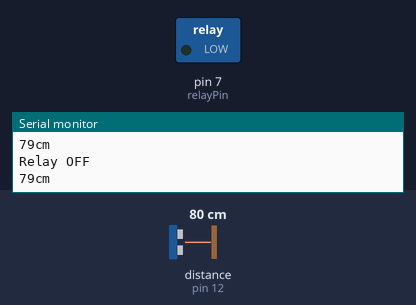
A sketch run on a simulated Arduino Uno, built with avr-gcc and run on an emulated ATmega328P. Shown: switched loads named in the sketch (green lamp = pin HIGH), the last lines printed to the serial monitor. Inputs (shaded band) come from the test bench; at power-on: distance to the obstacle (sensor on pin 12) 80 cm. The echo pulse lasts 58.3 µs per cm; pins used as bus, display or sensor lines are not drawn.

Above: at 1.8 s.
1.9 s: distance to the obstacle (sensor on pin 12) set to 22 cm
4.2 s: distance to the obstacle (sensor on pin 12) set to 19 cm
At 6.9 s:
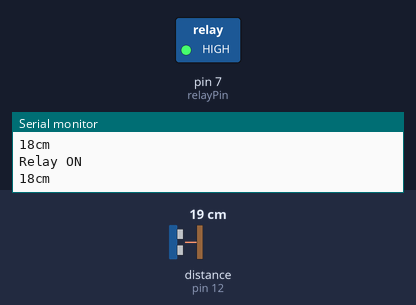
8.3 s: distance to the obstacle (sensor on pin 12) set to 35 cm
At 11.2 s:
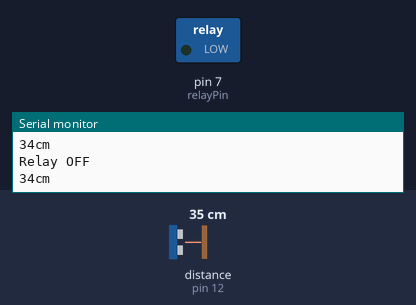
11.5 s: distance to the obstacle (sensor on pin 12) set to 2 cm
At 14.0 s:
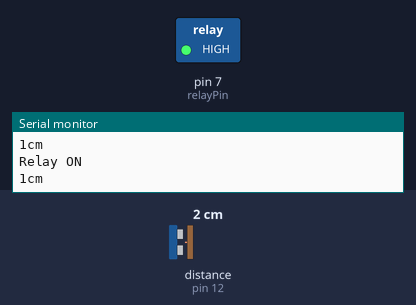
Timing chart, 0 to 15.5 s (numbered marks = the images above; inputs shaded):
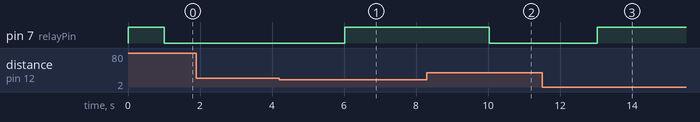

The sketch:

golden_bell_C22-1.ino
```cpp
#define relayPin 7

void setup() {

  Serial.begin(9600);
  pinMode(13,OUTPUT); //13번핀 트리거 출력
  pinMode(12,INPUT);  //12번핀 에코 입력
  pinMode(relayPin,OUTPUT);
  digitalWrite(relayPin,HIGH); // relay 초기상태 HIGH, C와 NO가 연결됨, motor 회전

}

void loop()
{

long duration, cm; // 변수 duration, cm설정
  digitalWrite(13,LOW);//HIGH신호를 보내기전 깨끗하게
  delayMicroseconds(2);

  digitalWrite(13,HIGH);// 초음파 트리거 출력 시작
  delayMicroseconds(10);

  digitalWrite(13,LOW);//출력 종료

  duration = pulseIn(12,HIGH); //에코핀이 트리거가 HIGH인 시간 저장

  cm=(duration/2)/29.4; //초음파 거리를 cm로 산출

  Serial.print(cm);
  Serial.println("cm");
  delay(1000);


    if(cm<20)
    {
    digitalWrite(relayPin,HIGH);
    Serial.println("Relay ON");
    }

    else if(cm>20)
    {
      digitalWrite(relayPin,LOW);
      Serial.println("Relay OFF");
    }


}
```

Measured:
- the behaviour switches between 21 and 20 cm on distance to the obstacle (sensor on pin 12) (found by bisection; images 0 and 1)
- after the input at 4.2 s, pin 7 (relayPin): LOW → HIGH after 1.8 s
- after the input at 8.3 s, pin 7 (relayPin): HIGH → LOW after 1.7 s
- after the input at 11.5 s, pin 7 (relayPin): LOW → HIGH after 1.5 s
